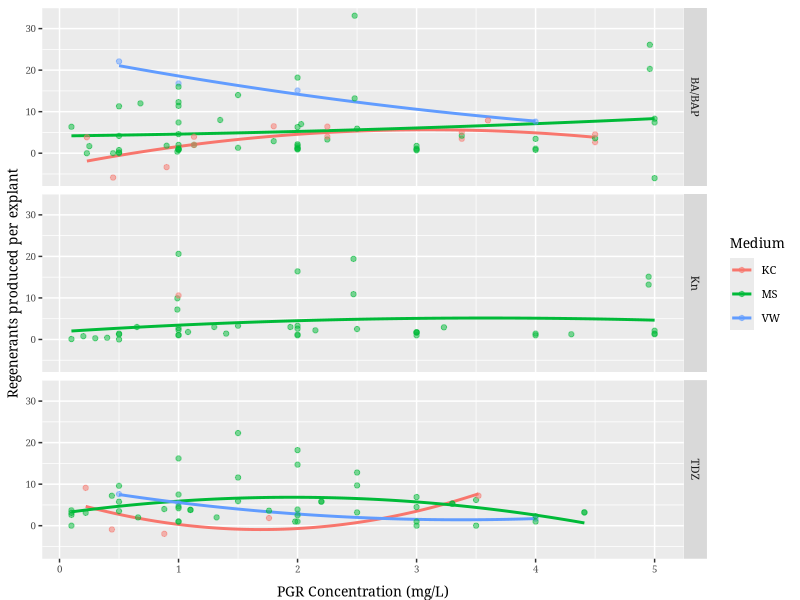
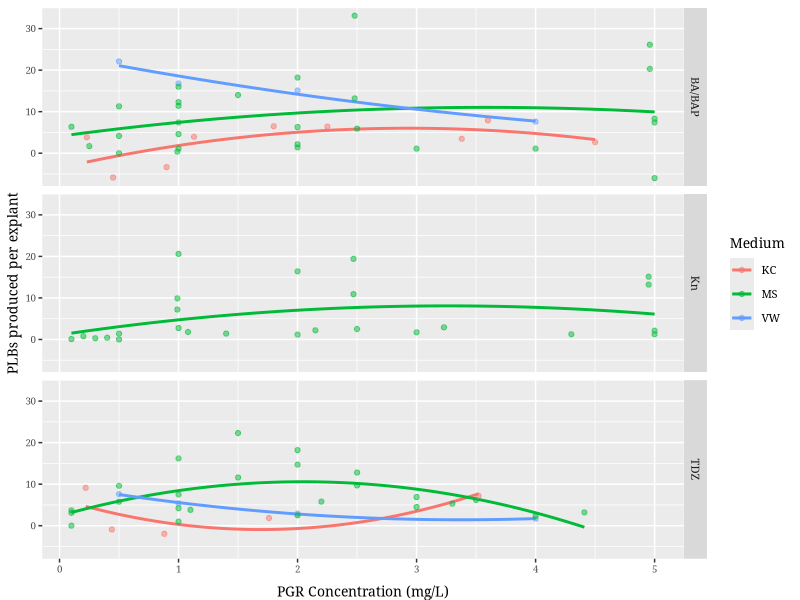
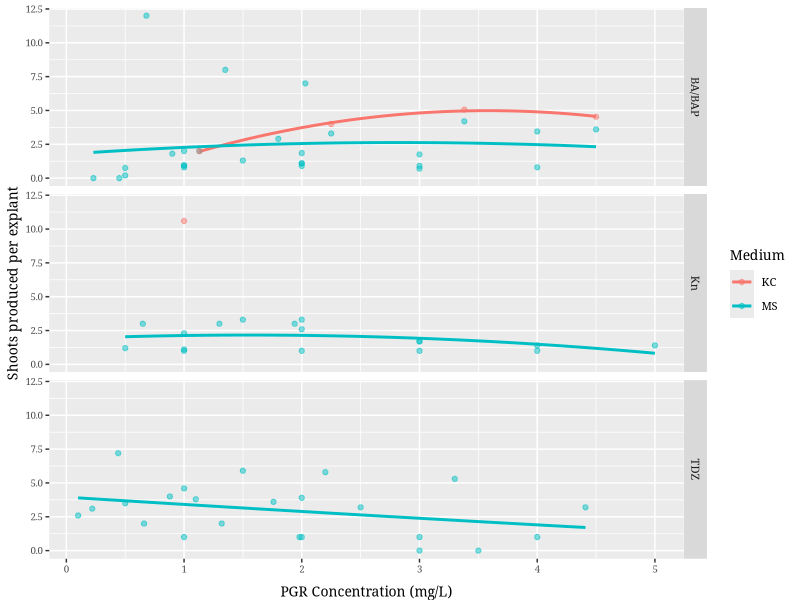
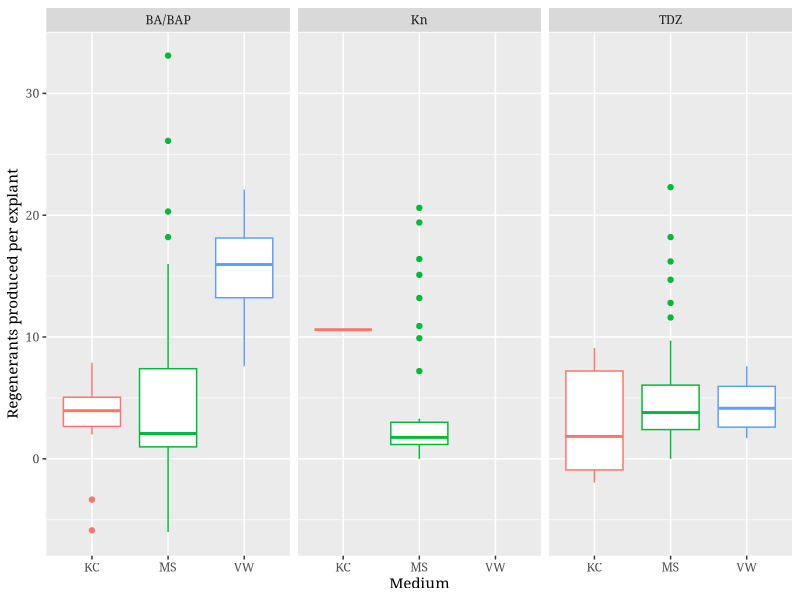
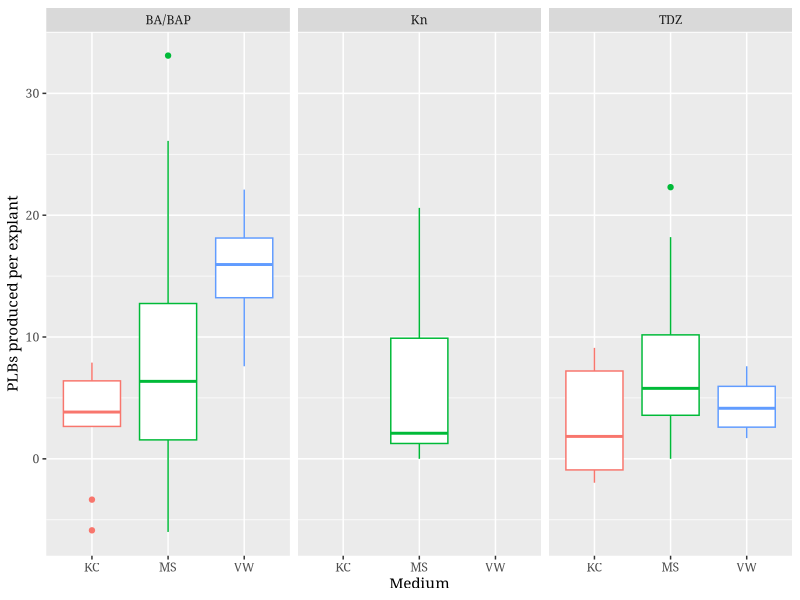
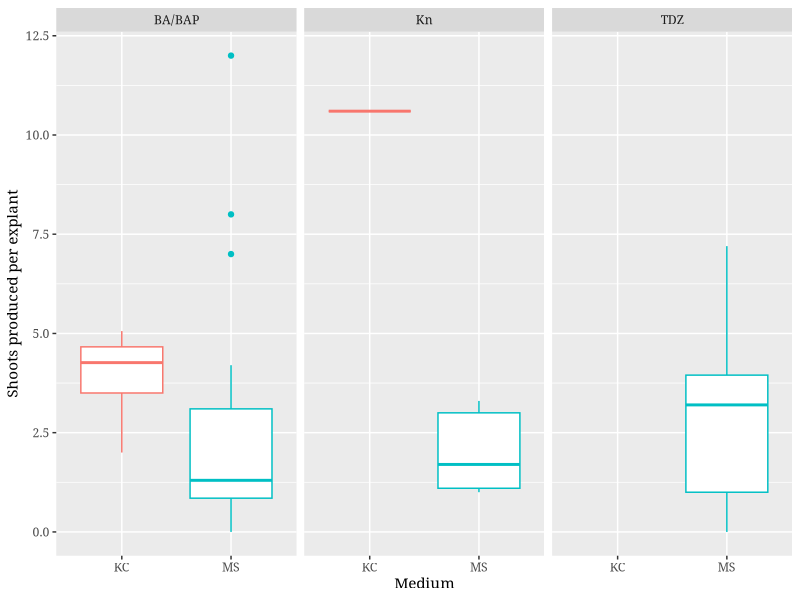

These figures' R source, in order:
library(readr)
library(dplyr)
library(ggplot2)

# Environment preparation

if (!dir.exists("output")) {
  dir.create("output")
} else {
  unlink("output", recursive = TRUE)
  dir.create("output")
}

# Nominal ranks preparation

medium_ranks <- c("MS", "VW", "KC")
pgr_ranks <- c("TDZ", "BA/BAP", "Kn")
explant_ranks <- c("PLB", "Shoot")

# Thesis data preparation

thesis <- read_csv("data/thesis.csv", show_col_types = FALSE)
thesis_survival_rate <- data.frame(
  survival_rate = c(100, 84.3, 95, 80, 90, 84.3, 89, 100, 84, 90, 90, 97, 75, 75, 100, 80, 80, 90, 100, 95),
  pgr = ""
)

thesis_recoded <- thesis

thesis_recoded$pgr <- factor(recode(thesis_recoded$pgr, tdz = "TDZ", bap = "BA/BAP", kn = "Kn"))
thesis_recoded$medium <- factor(recode(thesis_recoded$medium, ms = "MS", vw = "VW", kc = "KC"))
thesis_recoded$explant <- factor(recode(thesis_recoded$explant, plb = "PLB", shoot = "Shoot"))

thesis_filtered <- thesis %>%
  filter(pgr_concentration < 6) %>%
  filter(yield > -10)

thesis_filtered$pgr <- recode(thesis_filtered$pgr, tdz = "TDZ", bap = "BA/BAP", kn = "Kn")
thesis_filtered$medium <- recode(thesis_filtered$medium, ms = "MS", vw = "VW", kc = "KC")
thesis_filtered$explant <- recode(thesis_filtered$explant, plb = "PLB", shoot = "Shoot")

thesis_regression_model <- thesis_filtered$yield ~ poly(thesis_filtered$pgr_concentration, 2)

# Setup output sink

output_file <- file("output/output.txt", open = "wt")
sink(output_file)
sink(output_file, type = "message")

# PGR Regression plotting method
pgr_regression <- function(data, explant_name, filename) {
  ggplot(data, mapping = aes(x = pgr_concentration, y = yield, color = medium)) +
    labs(x = "PGR Concentration (mg/L)", y = paste(explant_name, "produced per explant"), shape = "PGR", color = "Medium") +
    geom_smooth(inherit.aes = FALSE,
                method = "lm",
                formula = y ~ poly(x, 2),
                se = FALSE,
                fill = NA,
                alpha = 0.5,
                aes(x = pgr_concentration, y = yield, color = medium)) +
    geom_point(alpha = 0.5, size = 1.5) +
    facet_grid(pgr ~ .) +
    theme(text = element_text(size = 10, family = "Serif"),
          axis.title.y = element_text(vjust = 1),
          axis.title.x = element_text(vjust = -1),
          axis.text = element_text(size = rel(0.7)))
  ggsave(paste0("output/", filename), width = 6.5, height = 6.5, units = "in", dpi = "print", type = "cairo-png")
}

# PGR Box plotting method
pgr_boxplot <- function(data, explant_name, filename) {
  ggplot(data, mapping = aes(x = medium, y = yield)) +
    labs(x = "Medium", y = paste(explant_name, "produced per explant"), shape = "PGR", color = "Medium") +
    geom_boxplot(show.legend = FALSE, aes(color = medium)) +
    facet_grid(. ~ pgr) +
    theme(text = element_text(size = 11, family = "Serif"),
          axis.text = element_text(size = rel(0.8)))
  ggsave(paste0("output/", filename), width = 6.5, height = 6.5, units = "in", dpi = "print", type = "cairo-png")
}

# PGR Regression
pgr_regression(thesis_filtered, "Regenerants", "pgr_regression_combined.png")
pgr_regression(thesis_filtered %>% filter(explant == "PLB"), "PLBs", "pgr_regression_plb.png")
pgr_regression(thesis_filtered %>% filter(explant == "Shoot"), "Shoots", "pgr_regression_shoot.png")

# PGR Box plot
pgr_boxplot(thesis_filtered, "Regenerants", "pgr_boxplot_combined.png")
pgr_boxplot(thesis_filtered %>% filter(explant == "PLB"), "PLBs", "pgr_boxplot_plb.png")
pgr_boxplot(thesis_filtered %>% filter(explant == "Shoot"), "Shoots", "pgr_boxplot_shoot.png")

# Regression detail report
regression_detail_report <- function(data, medium_filter, pgr_filter, explant_filter) {
  medium_filter_text <- "*"
  pgr_filter_text <- "*"
  explant_filter_text <- "*"
  filtered_data <- data
  if (medium_filter != FALSE) {
    filtered_data <- filtered_data %>% filter(medium == medium_filter)
    medium_filter_text <- medium_filter
  }
  if (pgr_filter != FALSE) {
    filtered_data <- filtered_data %>% filter(pgr == pgr_filter)
    pgr_filter_text <- pgr_filter
  }
  if (explant_filter != FALSE) {
    filtered_data <- filtered_data %>% filter(explant == explant_filter)
    explant_filter_text <- explant_filter
  }

  message(paste0(medium_filter_text, "-", pgr_filter_text, "-", explant_filter_text))
  print(summary(filtered_data))
  try({
    filtered_data_regression_model = filtered_data$yield ~ poly(filtered_data$pgr_concentration, 2)
    print(summary(lm(filtered_data_regression_model, data = filtered_data)))
  })
}

process_report <- function(
  medium_filters = vector(length = 1),
  pgr_filters = vector(length = 1),
  explant_filters = vector(length = 1)
) {
  for (medium_filter in medium_filters) {
    for (pgr_filter in pgr_filters) {
      for (explant_filter in explant_filters) {
        regression_detail_report(thesis_filtered, medium_filter, pgr_filter, explant_filter)
      }
    }
  }
}

process_report()
process_report(pgr_filters = pgr_ranks)
process_report(pgr_filters = pgr_ranks, medium_filters = medium_ranks)
process_report(pgr_filters = pgr_ranks, explant_filters = explant_ranks)
process_report(pgr_filters = pgr_ranks, medium_filters = medium_ranks, explant_filters = explant_ranks)

sink()
sink(type = "message")
close(output_file)